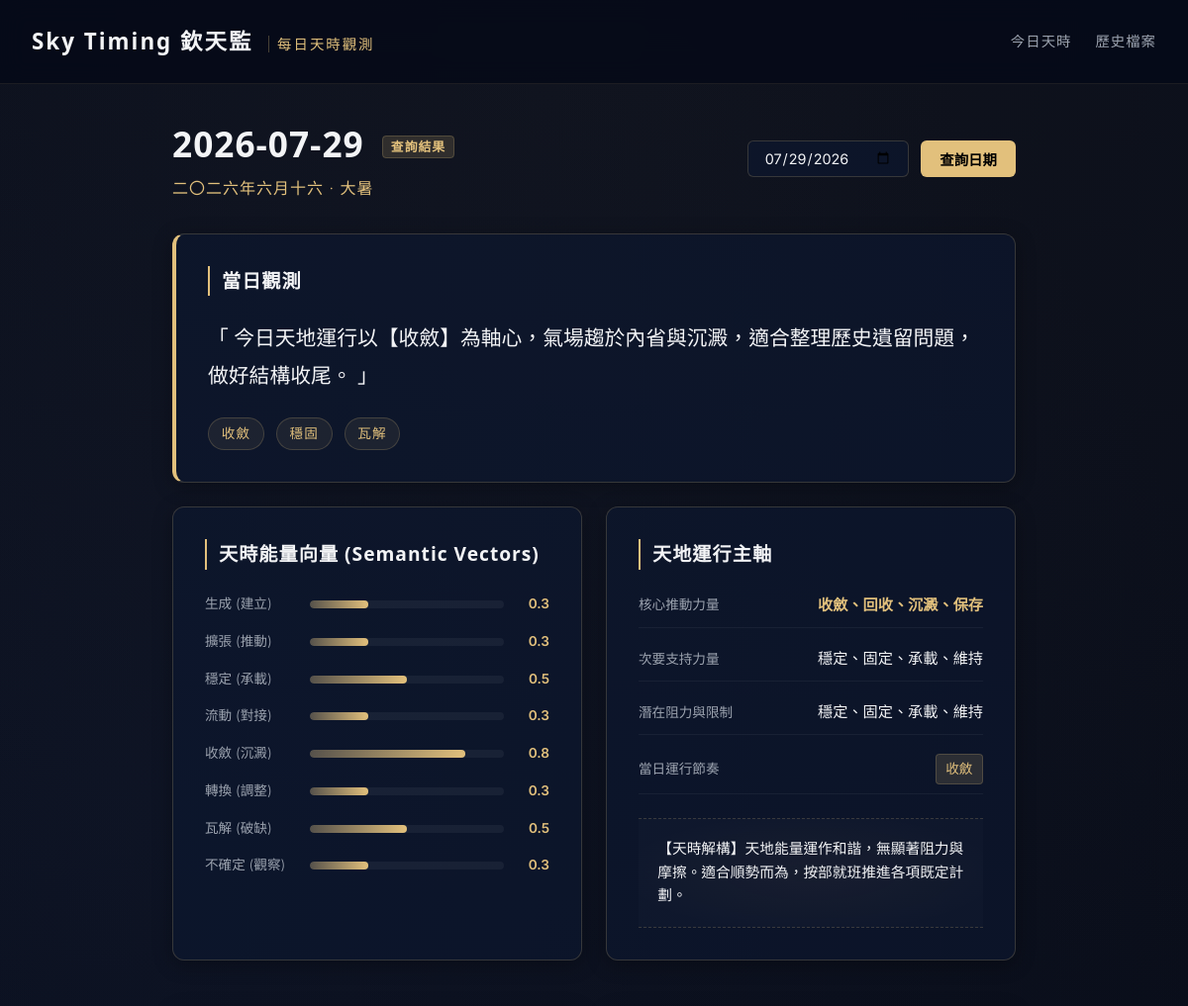
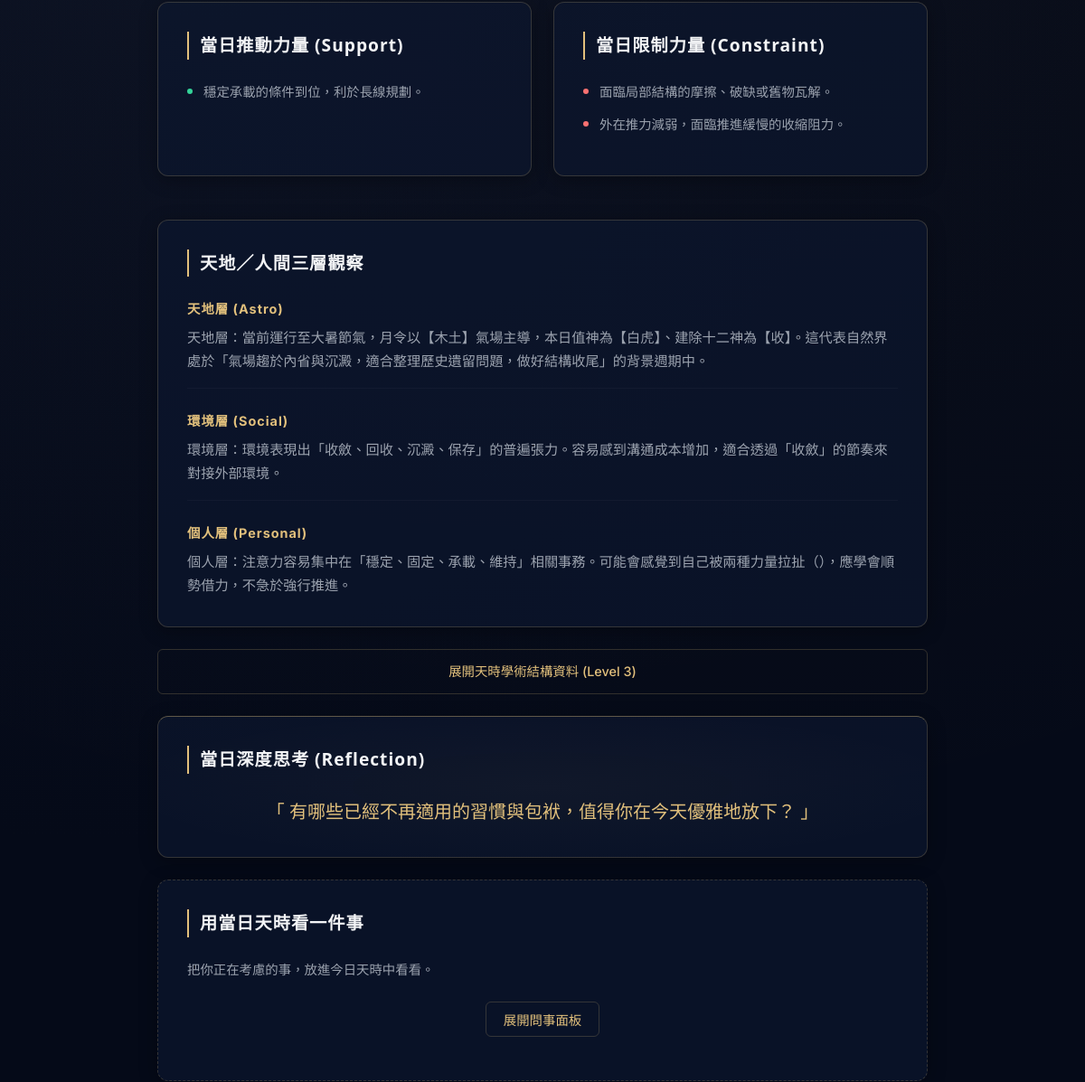
Page /date/2026-07-29 (upper part) on the earlier database version (2 pictures, top to bottom).
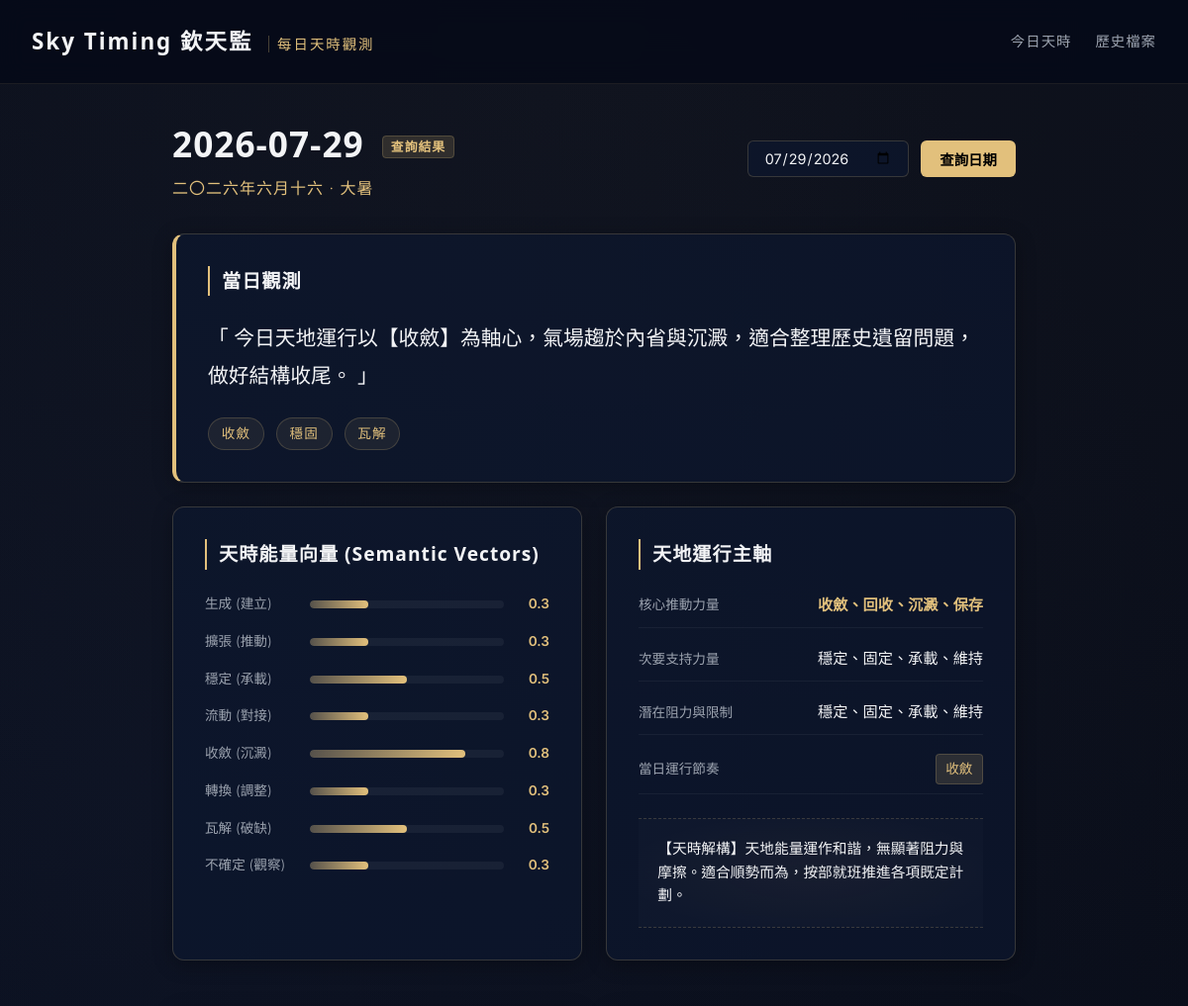
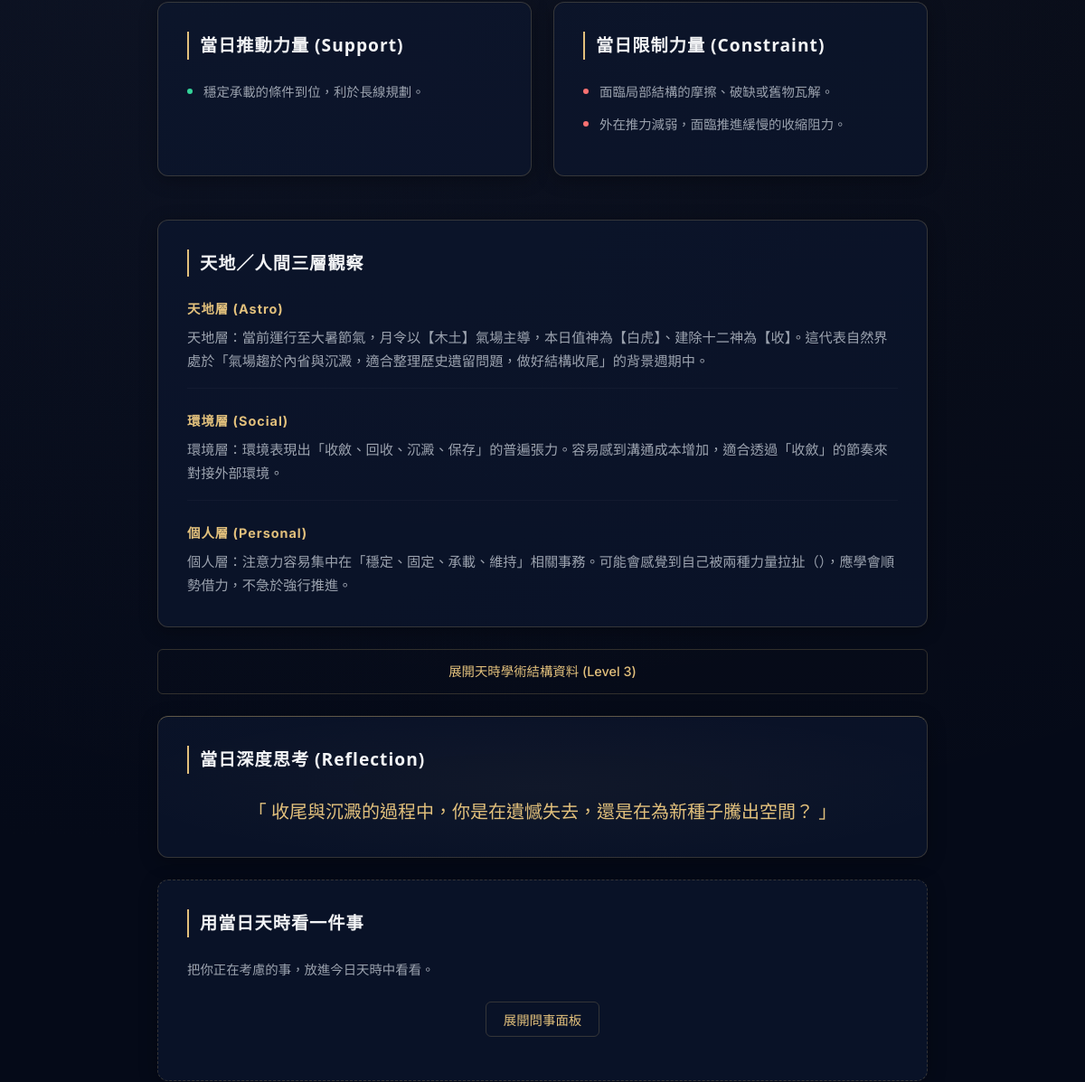
Same page on the later database version (2 pictures, top to bottom).
### tables this page shows
CREATE TABLE daily_states (
            id INTEGER PRIMARY KEY AUTOINCREMENT,
            date TEXT NOT NULL,
            timezone TEXT NOT NULL,
            city TEXT NOT NULL,
            raw_timing_data TEXT NOT NULL,
            semantic_vectors TEXT NOT NULL,
            primary_force TEXT NOT NULL,
            secondary_force TEXT NOT NULL,
            constraint_force TEXT NOT NULL,
            daily_rhythm TEXT NOT NULL,
            daily_summary TEXT NOT NULL,
            reflection_question TEXT NOT NULL,
            created_at TEXT NOT NULL,
            UNIQUE(date, timezone, city)
        );

### app.py (the view)
@app.get("/date/{date_str}", response_class=HTMLResponse)
def read_date(request: Request, date_str: str):
    try:
        datetime.strptime(date_str, "%Y-%m-%d")
    except ValueError:
        raise HTTPException(status_code=400, detail="Invalid date format. Use YYYY-MM-DD.")
    state = get_or_create_state(date_str)
    return templates.TemplateResponse(request=request, name="date.html", context={"request": request, "state": state})

### templates/date.html (shortened to what this page needs)
<!DOCTYPE html>
<html lang="zh-TW">
<head>
    <link rel="stylesheet" href="/static/style.css">
</head>
<body>
    <header class="app-header">
        <div class="logo">Sky Timing 欽天監 <span>每日天時觀測</span></div>
        <nav class="app-nav">
            <a href="/">今日天時</a>
            <a href="/archive">歷史檔案</a>
        </nav>
    </header>
    <main class="container">
        <section class="date-selector-section">
            <div class="current-date-info">
                <h1>{{ state.date }} <span class="date-badge">查詢結果</span></h1>
                <p class="lunar-calendar-text">{{ state.raw_timing_data.lunar_date }} · {{ state.raw_timing_data.solar_term }}</p>
            </div>
            <div class="selector-controls">
                <input type="date" id="dateQuery" value="{{ state.date }}">
                <button onclick="queryDate()" class="btn-gold">查詢日期</button>
            </div>
        </section>
        <section class="card one-liner-card">
            <h2>當日觀測</h2>
            <p class="one-liner-text">「 {{ state.content.one_liner }} 」</p>
            <div class="keywords-row">
                {% for kw in state.content.keywords %}
                <span class="keyword-tag">{{ kw }}</span>
                {% endfor %}
            </div>
        </section>
        <section class="grid-2">
            <div class="card">
                <h2>天時能量向量 (Semantic Vectors)</h2>
                <div class="vector-chart">
                    {% for name, val in state.formatted_vectors.items() %}
                    <div class="vector-bar-row">
                        <span class="vector-label">{{ name }}</span>
                        <div class="bar-container">
                            <div class="bar-fill" style="width: {{ val * 100 }}%"></div>
                        </div>
                        <span class="vector-value">{{ val }}</span>
                    </div>
                    {% endfor %}
                </div>
            </div>
            <div class="card">
                <h2>天地運行主軸</h2>
                <div class="forces-info">
                    <div class="force-item">
                        <span class="force-title">核心推動力量</span>
                        <span class="force-val gold-text">{{ state.primary_force }}</span>
                    </div>
                    <div class="force-item">
                        <span class="force-title">次要支持力量</span>
                        <span class="force-val">{{ state.secondary_force }}</span>
                    </div>
                    <div class="force-item">
                        <span class="force-title">潛在阻力與限制</span>
                        <span class="force-val">{{ state.constraint_force }}</span>
                    </div>
                    <div class="force-item">
                        <span class="force-title">當日運行節奏</span>
                        <span class="force-val rhythm-badge">{{ state.daily_rhythm }}</span>
                    </div>
                </div>
                {% if state.content.synthesis %}
                <div class="synthesis-block">
                    <p class="synthesis-text">{{ state.content.synthesis }}</p>
                </div>
                {% endif %}
            </div>
        </section>
        <section class="grid-2">
            <div class="card support-card">
                <h2>當日推動力量 (Support)</h2>
                <ul class="clean-list">
                    {% for p in state.content.support_points %}
                    <li><span class="dot-green"></span> {{ p }}</li>
                    {% endfor %}
                </ul>
            </div>
            <div class="card constraint-card">
                <h2>當日限制力量 (Constraint)</h2>
                <ul class="clean-list">
                    {% for p in state.content.risk_points %}
                    <li><span class="dot-red"></span> {{ p }}</li>
                    {% endfor %}
                </ul>
            </div>
        </section>
        <section class="card">
            <h2>天地／人間三層觀察</h2>
            <div class="observation-tiers">
                <div class="tier-block">
                    <h3>天地層 (Astro)</h3>
                    <p>{{ state.content.tian_obs }}</p>
                </div>
                <div class="tier-block">
                    <h3>環境層 (Social)</h3>
                    <p>{{ state.content.group_obs }}</p>
                </div>
                <div class="tier-block">
                    <h3>個人層 (Personal)</h3>
                    <p>{{ state.content.person_obs }}</p>
                </div>
            </div>
        </section>
        <details class="astro-details-fold">
            <summary class="btn-outline fold-summary">展開天時學術結構資料 (Level 3)</summary>
        </details>
        <section class="card question-card">
            <h2>當日深度思考 (Reflection)</h2>
            <p class="question-text">「 {{ state.reflection_question }} 」</p>
        </section>
        <section class="card ask-section">
            <h2>用當日天時看一件事</h2>
            <p class="section-desc">把你正在考慮的事，放進今日天時中看看。</p>
            <div class="ask-trigger-container">
                <button onclick="toggleAskForm()" class="btn-outline">展開問事面板</button>
            </div>
        </section>
    </main>
</body>
</html>

Differences in the rows shown:
removed daily_states: date "2026-07-29", date "07/29/2026", primary_force "收斂、回收、沉澱、保存", secondary_force "穩定、固定、承載、維持", constraint_force "穩定、固定、承載、維持", daily_rhythm "收斂", reflection_question "有哪些已經不再適用的習慣與包袱，值得你在今天優雅地放下？"
added daily_states: date "2026-07-29", date "07/29/2026", primary_force "收斂、回收、沉澱、保存", secondary_force "穩定、固定、承載、維持", constraint_force "穩定、固定、承載、維持", daily_rhythm "收斂", reflection_question "收尾與沉澱的過程中，你是在遺憾失去，還是在為新種子騰出空間？"
